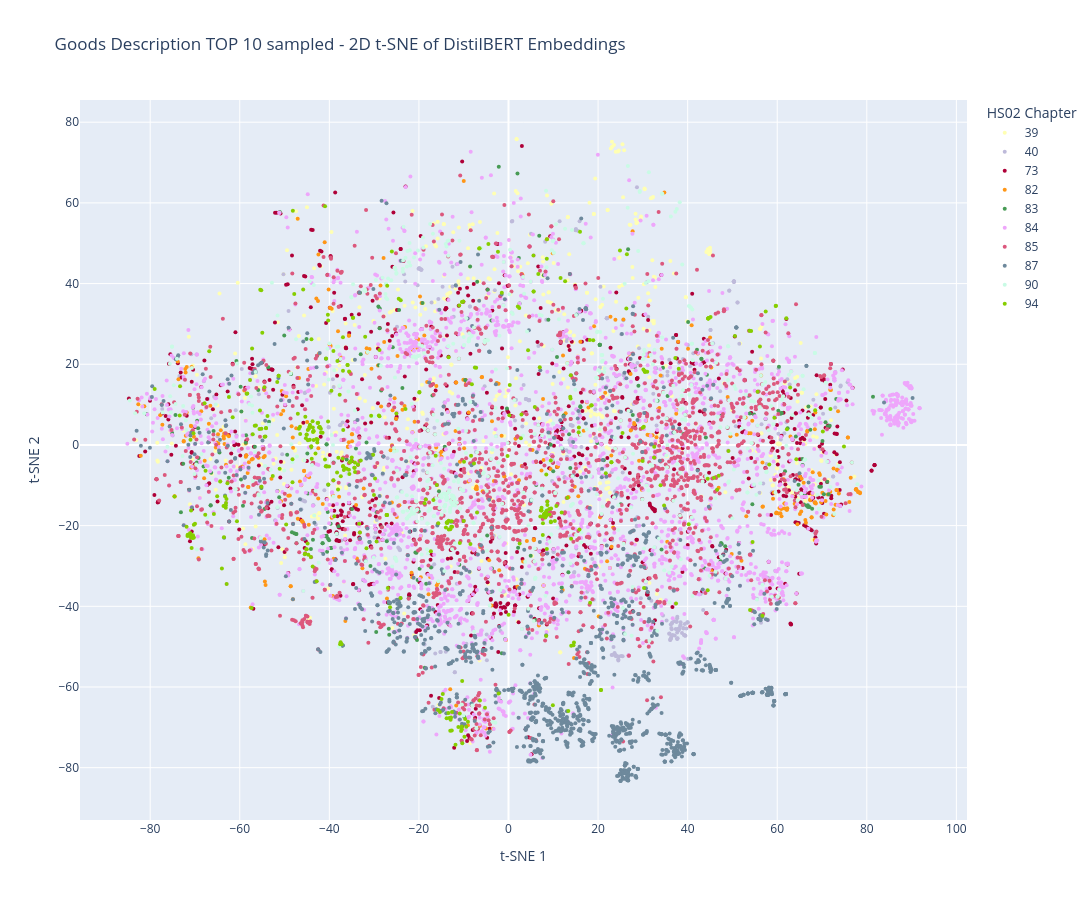

The notebook cell this image was saved under:
### Markdown cell above
Viz embeddings with TSNE

### Code cell
title = "Goods Description TOP 10 sampled - 2D t-SNE of DistilBERT Embeddings"
legend_title="HS02 Chapter"
html_output_file="emb_goods_desc_tsne_top10_2d.html"

fig_tsne_2d, _, tsne_desc_2d = tsne_viz_embs(
    embeds, labels,
    n_componets=2,
    title=title,
    legend_title=legend_title,
    html_output_file=html_output_file,
    filter_labels=topN_labels,
    label2color=colors_all,
    init='pca',
    perplexity=30)

fig_tsne_2d.show()

### Figure 1 — Plotly figure (JSON) as saved in the notebook; plotly's stock layout.template omitted (floating-point values rounded to 4 significant figures; data arrays with more than 128 entries replaced by an {"elided": "..."} marker saying what was removed)
{"data": [{"hoverinfo": "text", "hovertext": {"elided": "572 str values"}, "marker": {"color": "rgb(255,255,179)", "size": 4}, "mode": "markers", "name": "39", "type": "scatter", "x": {"elided": "572 float values"}, "y": {"elided": "572 float values"}}, {"hoverinfo": "text", "hovertext": {"elided": "376 str values"}, "marker": {"color": "rgb(190,186,218)", "size": 4}, "mode": "markers", "name": "40", "type": "scatter", "x": {"elided": "376 float values"}, "y": {"elided": "376 float values"}}, {"hoverinfo": "text", "hovertext": {"elided": "774 str values"}, "marker": {"color": "#AF0038", "size": 4}, "mode": "markers", "name": "73", "type": "scatter", "x": {"elided": "774 float values"}, "y": {"elided": "774 float values"}}, {"hoverinfo": "text", "hovertext": {"elided": "398 str values"}, "marker": {"color": "#FF9616", "size": 4}, "mode": "markers", "name": "82", "type": "scatter", "x": {"elided": "398 float values"}, "y": {"elided": "398 float values"}}, {"hoverinfo": "text", "hovertext": {"elided": "222 str values"}, "marker": {"color": "#479B55", "size": 4}, "mode": "markers", "name": "83", "type": "scatter", "x": {"elided": "222 float values"}, "y": {"elided": "222 float values"}}, {"hoverinfo": "text", "hovertext": {"elided": "2614 str values"}, "marker": {"color": "#EEA6FB", "size": 4}, "mode": "markers", "name": "84", "type": "scatter", "x": {"elided": "2614 float values"}, "y": {"elided": "2614 float values"}}, {"hoverinfo": "text", "hovertext": {"elided": "1715 str values"}, "marker": {"color": "#DC587D", "size": 4}, "mode": "markers", "name": "85", "type": "scatter", "x": {"elided": "1715 float values"}, "y": {"elided": "1715 float values"}}, {"hoverinfo": "text", "hovertext": {"elided": "1450 str values"}, "marker": {"color": "#6E899C", "size": 4}, "mode": "markers", "name": "87", "type": "scatter", "x": {"elided": "1450 float values"}, "y": {"elided": "1450 float values"}}, {"hoverinfo": "text", "hovertext": {"elided": "572 str values"}, "marker": {"color": "#C9FBE5", "size": 4}, "mode": "markers", "name": "90", "type": "scatter", "x": {"elided": "572 float values"}, "y": {"elided": "572 float values"}}, {"hoverinfo": "text", "hovertext": {"elided": "394 str values"}, "marker": {"color": "#86CE00", "size": 4}, "mode": "markers", "name": "94", "type": "scatter", "x": {"elided": "394 float values"}, "y": {"elided": "394 float values"}}], "layout": {"height": 900, "legend": {"title": {"text": "HS02 Chapter"}}, "title": {"text": "Goods Description TOP 10 sampled - 2D t-SNE of DistilBERT Embeddings"}, "width": 1200, "xaxis": {"title": {"text": "t-SNE 1"}}, "yaxis": {"title": {"text": "t-SNE 2"}}}}
